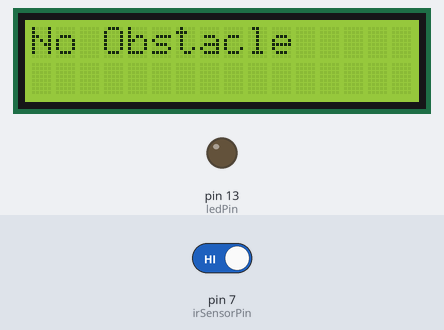
A sketch run on a simulated Arduino Uno, built with avr-gcc and run on an emulated ATmega328P. Shown: 16×2 character LCD, output pins drawn as LEDs (lit = HIGH). The inputs (shaded band) are chosen by the test bench; at power-on: pin 7 (irSensorPin) HIGH. What the sketch prints to the serial monitor is not drawn.

Above: at 2.2 s.
2.3 s: pin 7 (irSensorPin) driven LOW
At 3.2 s:
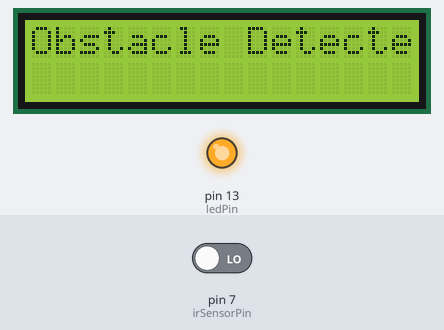
4.1 s: pin 7 (irSensorPin) driven HIGH
At 5.1 s:
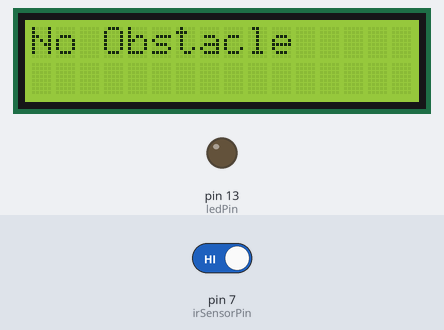
Timing chart, 0 to 7.1 s (numbered marks = the images above; inputs shaded):
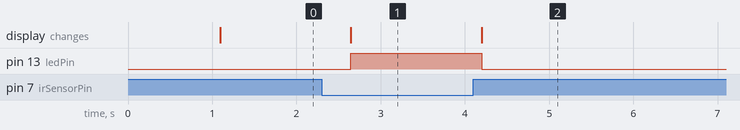

Measured:
- after the input at 2.3 s, pin 13 (ledPin): LOW → HIGH after 0.34 s; the display: changes after 0.34 s (image 1)
- after the input at 4.1 s, pin 13 (ledPin): HIGH → LOW after 0.10 s; the display: changes after 0.10 s (image 2)

The sketch:

IR.ino
```cpp
#include <LiquidCrystal_I2C.h>

LiquidCrystal_I2C lcd(0x27, 16, 2);

const int irSensorPin = 7;  // IR sensor output pin
const int ledPin = 13;      // Onboard LED

void setup() {
  pinMode(irSensorPin, INPUT);
  pinMode(ledPin, OUTPUT);

  lcd.init();
  lcd.backlight();

  Serial.begin(9600);
  lcd.setCursor(0, 0);
  lcd.print("IR Sensor Ready");
  delay(1000);
  lcd.clear();
}

void loop() {
  int sensorValue = digitalRead(irSensorPin);

  lcd.clear();
  lcd.setCursor(0, 0);

  if (sensorValue == LOW) {
    lcd.print("Obstacle Detected!");
    digitalWrite(ledPin, HIGH);
    Serial.println("Obstacle detected!");
  } else {
    lcd.print("No Obstacle");
    digitalWrite(ledPin, LOW);
    Serial.println("No obstacle.");
  }

  delay(500);
}
```
